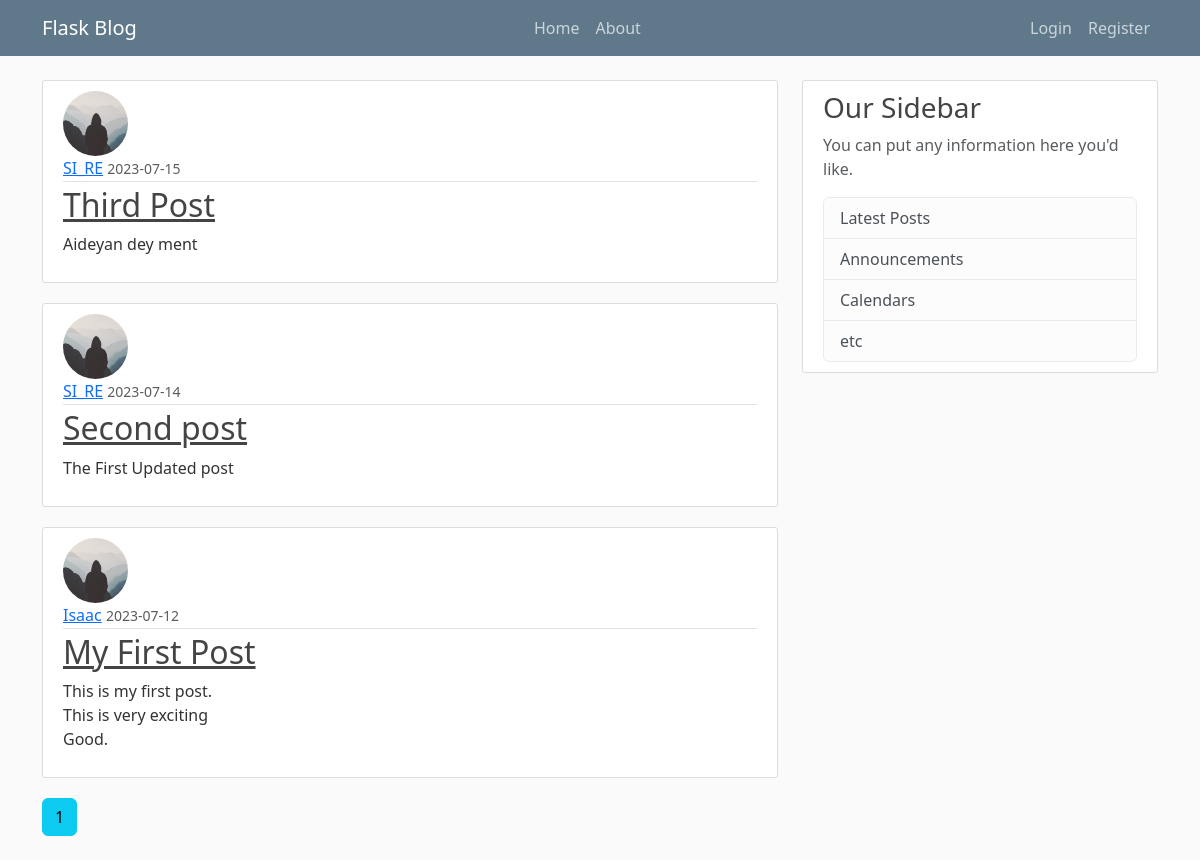
The app's page /home, older data.
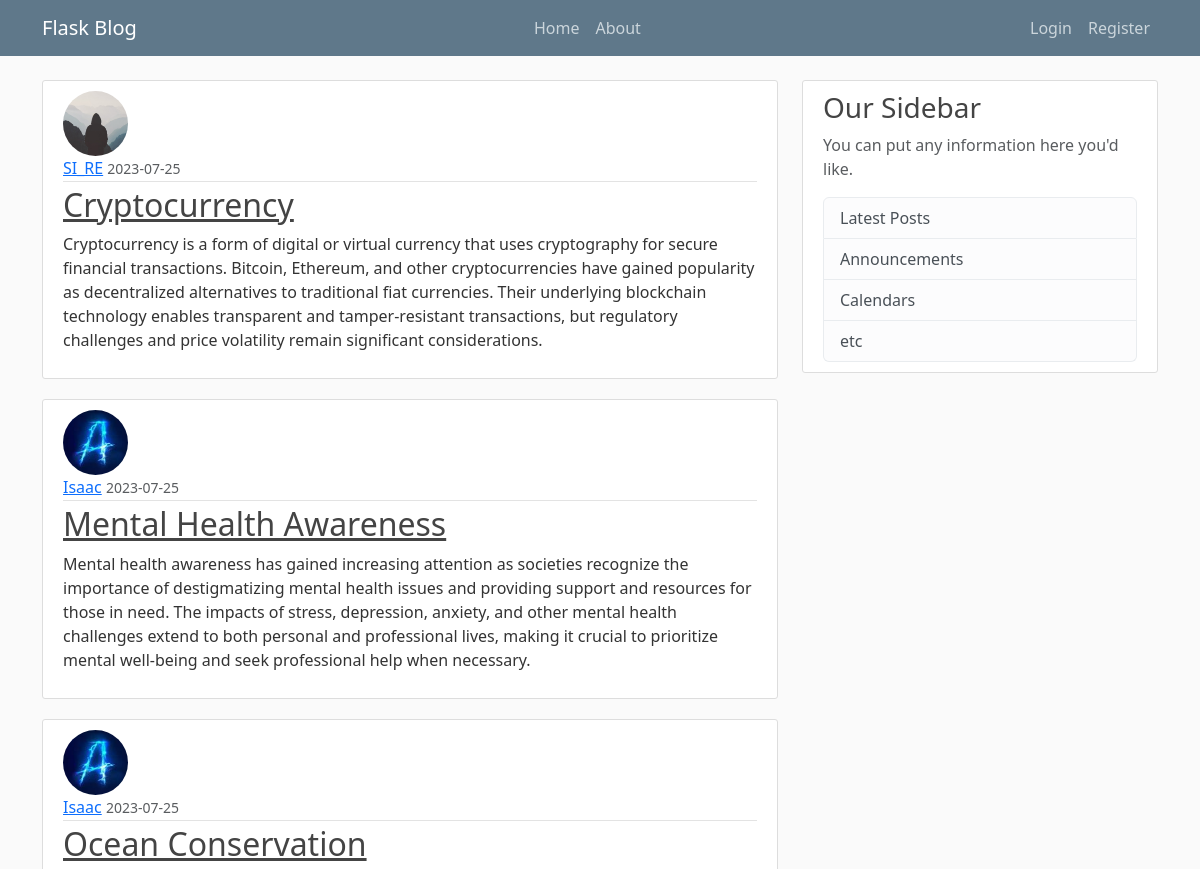
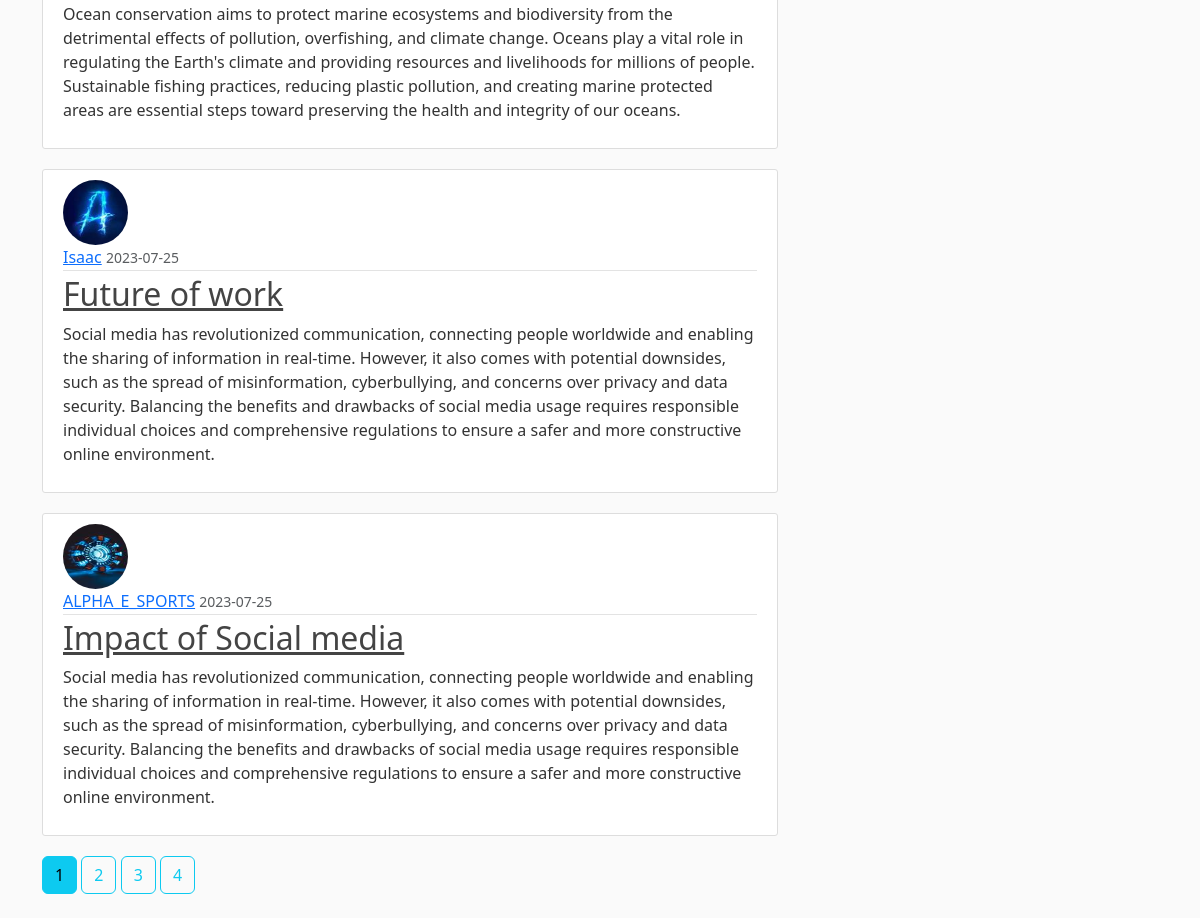
The same page, newer data (2 pictures, top to bottom).
### FlaskBlog/models.py (models this page shows, shortened)
class Post(db.Model):
    id = db.Column(db.Integer, primary_key=True)
    title = db.Column(db.String(100), nullable=False)
    date_posted = db.Column(db.DateTime, nullable=False, default=datetime.utcnow)
    content = db.Column(db.Text, nullable=False)
    user_id = db.Column(db.Integer, db.ForeignKey('user.id'), nullable=False)

class User(db.Model, UserMixin):
    id = db.Column(db.Integer, primary_key=True)
    username = db.Column(db.String(20), unique=True, nullable=False)
    email = db.Column(db.String(120), unique=True, nullable=False)
    image_file = db.Column(db.String(20), nullable=False, default='default.jpg')
    password = db.Column(db.String(60), nullable=False)
    posts = db.relationship('Post', backref='author', lazy=True)

### FlaskBlog/routes.py (the view)
@app.route("/")
@app.route("/home")
def home():
    page = request.args.get('page', 1, type=int)
    posts = Post.query.order_by(Post.date_posted.desc()).paginate(page=page, per_page=5)
    return render_template('home.html', posts=posts)

### FlaskBlog/templates/home.html
{% extends "layout.html" %}
{% block content %}
    {% for post in posts.items %}
        <article class="media content-section">
          <img class="rounded-circle article-img" src="{{ url_for('static', filename='profile_pic/' + post.author.image_file) }}">
          <div class="media-body">
            <div class="article-metadata">
              <a class="mr-2" href="{{ url_for('user_posts', username=post.author.username) }}">{{ post.author.username }}</a>
              <small class="text-muted">{{ post.date_posted.strftime('%Y-%m-%d') }}</small>
            </div>
            <h2><a class="article-title" href="{{ url_for('post', post_id=post.id) }}">{{ post.title }}</a></h2>
            <p class="article-content">{{ post.content }}</p>
          </div>
        </article>
    {% endfor %}
    {% for page_num in posts.iter_pages(left_edge=1, right_edge=1, left_current=1, right_current=2) %}
      {% if page_num %}
        {% if posts.page == page_num %}
          <a class="btn btn-info mb-4" href="{{ url_for('home', page=page_num) }}">{{ page_num }}</a>
        {% else %}
          <a class="btn btn-outline-info mb-4" href="{{ url_for('home', page=page_num) }}">{{ page_num }}</a>
        {% endif %}
      {% else %}
        ...
      {% endif %}
    {% endfor %}
{% endblock content %}

Row changes from the older to the newer data that the page shows:
no longer on this page (row unchanged): Post: image_file (placeholder picture), author.username "SI_RE", date_posted "2023-07-15", title "Third Post", content "Aideyan dey ment"
removed Post: image_file (placeholder picture), author.username "SI_RE", date_posted "2023-07-14", title "Second post", content "The First Updated post"
no longer on this page (row unchanged): Post: image_file (placeholder picture), author.username "Isaac", date_posted "2023-07-12", title "My First Post", content "This is my first post. This is very exciting Good."
added Post: image_file (placeholder picture), author.username "SI_RE", date_posted "2023-07-25", title "Cryptocurrency", content "Cryptocurrency is a form of digital or virtual currency that uses cryptography for secure financial transactions. Bitcoin, Ethereum, and other cryptocurrencies have gained popularity as decentralized alternatives to traditional fiat currencies. Their underlying blockchain technology enables transparent and tamper-resistant transactions, but regulatory challenges and price volatility remain significant considerations."
added Post: image_file (picture), author.username "Isaac", date_posted "2023-07-25", title "Mental Health Awareness", content "Mental health awareness has gained increasing attention as societies recognize the importance of destigmatizing mental health issues and providing support and resources for those in need. The impacts of stress, depression, anxiety, and other mental health challenges extend to both personal and professional lives, making it crucial to prioritize mental well-being and seek professional help when necessary."
added Post: image_file (picture), author.username "Isaac", date_posted "2023-07-25", title "Ocean Conservation", content "Ocean conservation aims to protect marine ecosystems and biodiversity from the detrimental effects of pollution, overfishing, and climate change. Oceans play a vital role in regulating the Earth's climate and providing resources and livelihoods for millions of people. Sustainable fishing practices, reducing plastic pollution, and creating marine protected areas are essential steps toward preserving the health and integrity of our oceans."
added Post: image_file (picture), author.username "Isaac", date_posted "2023-07-25", title "Future of work", content "Social media has revolutionized communication, connecting people worldwide and enabling the sharing of information in real-time. However, it also comes with potential downsides, such as the spread of misinformation, cyberbullying, and concerns over privacy and data security. Balancing the benefits and drawbacks of social media usage requires responsible individual choices and comprehensive regulations to ensure a safer and more constructive online environment."
added Post: image_file (picture), author.username "ALPHA_E_SPORTS", date_posted "2023-07-25", title "Impact of Social media", content "Social media has revolutionized communication, connecting people worldwide and enabling the sharing of information in real-time. However, it also comes with potential downsides, such as the spread of misinformation, cyberbullying, and concerns over privacy and data security. Balancing the benefits and drawbacks of social media usage requires responsible individual choices and comprehensive regulations to ensure a safer and more constructive online environment."
Text that changed along with them:
new list line: "2"
new list line: "3"
new list line: "4"
